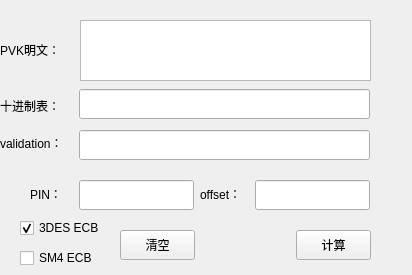
    <widget class="QWidget" name="tab3">
     <attribute name="title">
      <string>OFFSET</string>
     </attribute>
     <widget class="QTextEdit" name="PVKTextEdit">
      <property name="geometry">
       <rect>
        <x>80</x>
        <y>20</y>
        <width>291</width>
        <height>61</height>
       </rect>
      </property>
      <property name="styleSheet">
       <string notr="true">font: 10pt &quot;黑体&quot;;</string>
      </property>
      <property name="acceptRichText">
       <bool>false</bool>
      </property>
     </widget>
     <widget class="QLineEdit" name="decimalLineEdit">
      <property name="geometry">
       <rect>
        <x>79</x>
        <y>89</y>
        <width>291</width>
        <height>30</height>
       </rect>
      </property>
      <property name="styleSheet">
       <string notr="true">font: 10pt &quot;黑体&quot;;</string>
      </property>
     </widget>
     <widget class="QLineEdit" name="validationLineEdit">
      <property name="geometry">
       <rect>
        <x>79</x>
        <y>130</y>
        <width>291</width>
        <height>30</height>
       </rect>
      </property>
      <property name="styleSheet">
       <string notr="true">font: 10pt &quot;黑体&quot;;</string>
      </property>
     </widget>
     <widget class="QLineEdit" name="PINLineEdit">
      <property name="geometry">
       <rect>
        <x>79</x>
        <y>180</y>
        <width>115</width>
        <height>30</height>
       </rect>
      </property>
      <property name="styleSheet">
       <string notr="true">font: 10pt &quot;黑体&quot;;</string>
      </property>
     </widget>
     <widget class="QLineEdit" name="offsetLineEdit">
      <property name="geometry">
       <rect>
        <x>255</x>
        <y>180</y>
        <width>115</width>
        <height>30</height>
       </rect>
      </property>
      <property name="styleSheet">
       <string notr="true">font: 10pt &quot;黑体&quot;;</string>
      </property>
     </widget>
     <widget class="QPushButton" name="offsetPushButton">
      <property name="geometry">
       <rect>
        <x>296</x>
        <y>230</y>
        <width>75</width>
        <height>30</height>
       </rect>
      </property>
      <property name="styleSheet">
       <string notr="true">font: 10pt &quot;黑体&quot;;</string>
      </property>
      <property name="text">
       <string>计算</string>
      </property>
     </widget>
     <widget class="QPushButton" name="offsetCleanPushButton">
      <property name="geometry">
       <rect>
        <x>120</x>
        <y>230</y>
        <width>75</width>
        <height>30</height>
       </rect>
      </property>
      <property name="styleSheet">
       <string notr="true">font: 10pt &quot;黑体&quot;;</string>
      </property>
      <property name="text">
       <string>清空</string>
      </property>
     </widget>
     <widget class="QLabel" name="PVKlabel">
      <property name="geometry">
       <rect>
        <x>0</x>
        <y>30</y>
        <width>61</width>
        <height>41</height>
       </rect>
      </property>
      <property name="styleSheet">
       <string notr="true">font: 10pt &quot;黑体&quot;;</string>
      </property>
      <property name="text">
       <string>&lt;html&gt;&lt;head/&gt;&lt;body&gt;&lt;p&gt;PVK明文：&lt;/p&gt;&lt;/body&gt;&lt;/html&gt;</string>
      </property>
     </widget>
     <widget class="QLabel" name="decimalLabel">
      <property name="geometry">
       <rect>
        <x>0</x>
        <y>96</y>
        <width>71</width>
        <height>21</height>
       </rect>
      </property>
      <property name="styleSheet">
       <string notr="true">font: 10pt &quot;黑体&quot;;</string>
      </property>
      <property name="text">
       <string>&lt;html&gt;&lt;head/&gt;&lt;body&gt;&lt;p&gt;十进制表：&lt;/p&gt;&lt;/body&gt;&lt;/html&gt;</string>
      </property>
     </widget>
     <widget class="QLabel" name="validationLabel">
      <property name="geometry">
       <rect>
        <x>0</x>
        <y>133</y>
        <width>81</width>
        <height>21</height>
       </rect>
      </property>
      <property name="styleSheet">
       <string notr="true">font: 10pt &quot;黑体&quot;;</string>
      </property>
      <property name="text">
       <string>&lt;html&gt;&lt;head/&gt;&lt;body&gt;&lt;p&gt;validation：&lt;/p&gt;&lt;/body&gt;&lt;/html&gt;</string>
      </property>
     </widget>
     <widget class="QLabel" name="PINLabel">
      <property name="geometry">
       <rect>
        <x>30</x>
        <y>184</y>
        <width>41</width>
        <height>21</height>
       </rect>
      </property>
      <property name="styleSheet">
       <string notr="true">font: 10pt &quot;黑体&quot;;</string>
      </property>
      <property name="text">
       <string>&lt;html&gt;&lt;head/&gt;&lt;body&gt;&lt;p&gt;PIN：&lt;/p&gt;&lt;/body&gt;&lt;/html&gt;</string>
      </property>
     </widget>
     <widget class="QLabel" name="offsetLabel">
      <property name="geometry">
       <rect>
        <x>200</x>
        <y>184</y>
        <width>51</width>
        <height>21</height>
       </rect>
      </property>
      <property name="styleSheet">
       <string notr="true">font: 10pt &quot;黑体&quot;;</string>
      </property>
      <property name="text">
       <string>&lt;html&gt;&lt;head/&gt;&lt;body&gt;&lt;p&gt;offset：&lt;/p&gt;&lt;/body&gt;&lt;/html&gt;</string>
      </property>
     </widget>
     <widget class="QCheckBox" name="offsetDESCheckBox">
      <property name="geometry">
       <rect>
        <x>20</x>
        <y>220</y>
        <width>81</width>
        <height>16</height>
       </rect>
      </property>
      <property name="styleSheet">
       <string notr="true">font: 10pt &quot;黑体&quot;;</string>
      </property>
      <property name="text">
       <string>3DES ECB</string>
      </property>
      <property name="checked">
       <bool>true</bool>
      </property>
     </widget>
     <widget class="QCheckBox" name="offsetSM4CheckBox">
      <property name="geometry">
       <rect>
        <x>20</x>
        <y>250</y>
        <width>81</width>
        <height>16</height>
       </rect>
      </property>
      <property name="styleSheet">
       <string notr="true">font: 10pt &quot;黑体&quot;;</string>
      </property>
      <property name="text">
       <string>SM4 ECB</string>
      </property>
     </widget>
     <widget class="QLabel" name="offsetPVKsizeLabel">
      <property name="geometry">
       <rect>
        <x>372</x>
        <y>40</y>
        <width>31</width>
        <height>21</height>
       </rect>
      </property>
      <property name="text">
       <string/>
      </property>
     </widget>
     <widget class="QLabel" name="offsetDecimalsizeLabel">
      <property name="geometry">
       <rect>
        <x>372</x>
        <y>93</y>
        <width>31</width>
        <height>21</height>
       </rect>
      </property>
      <property name="text">
       <string/>
      </property>
     </widget>
     <widget class="QLabel" name="offsetValidationsizeLabel">
      <property name="geometry">
       <rect>
        <x>372</x>
        <y>133</y>
        <width>31</width>
        <height>21</height>
       </rect>
      </property>
      <property name="text">
       <string/>
      </property>
     </widget>
    </widget>
